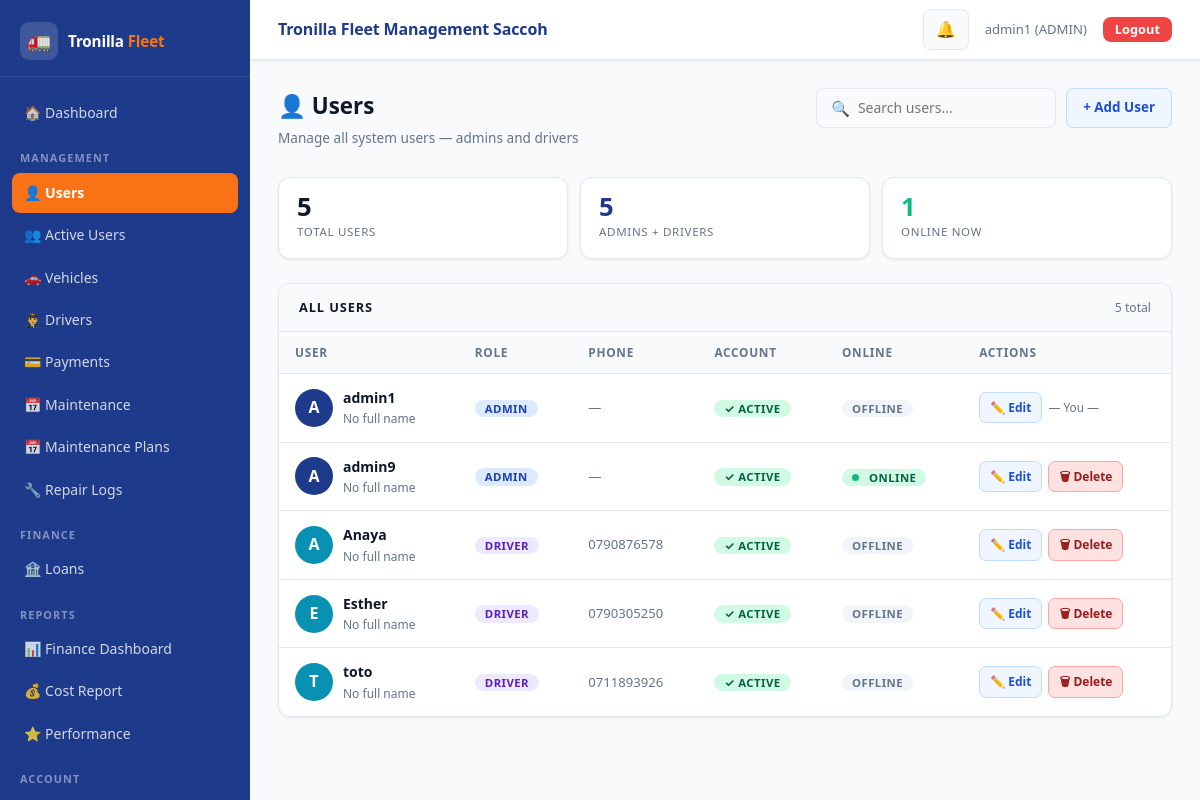
Screenshot of /accounts/users/ (signed in) with the database file from the repository.
### accounts/models.py (models this page shows, shortened)
class User(AbstractUser):
    ROLE_CHOICES = (
        ('ADMIN', 'Admin'),
        ('DRIVER', 'Driver'),
    )
    role = models.CharField(
        max_length=10,
        choices=ROLE_CHOICES,
        default='DRIVER'
    )
    phone_number = models.CharField(
        max_length=15,
        blank=True,
        null=True,
        unique=True
    )
    is_active_driver = models.BooleanField(default=True)

### accounts/views.py (the view)
# urls.py: path('users/',                views.user_list,       name='user_list'),
@admin_required
def user_list(request):
    users = User.objects.all().order_by('role', 'username')
    online_ids = set(
        UserSession.objects.filter(is_active=True).values_list('user_id', flat=True)
    )
    return render(request, 'user_list.html', {
        'users':      users,
        'online_ids': online_ids,
    })

### accounts/permissions.py (called while the page is built)
def admin_required(view_func):
    @wraps(view_func)
    def wrapper(request, *args, **kwargs):
        if request.user.is_authenticated and request.user.role == 'ADMIN':
            response = view_func(request, *args, **kwargs)
            response['Cache-Control'] = 'no-cache, no-store, must-revalidate'
            response['Pragma'] = 'no-cache'
            response['Expires'] = '0'
            return response
        return redirect('login')
    return wrapper

### notifications/context_processors.py (called while the page is built)
def notification_context(request):
    if request.user.is_authenticated:
        notifications = get_user_notifications(request.user)[:10]  # 🔥 limit for navbar
        unread_count = get_unread_count(request.user)
    else:
        notifications = []
        unread_count = 0
    return {
        "notifications": notifications,
        "unread_count": unread_count
    }

### notifications/services.py (called while the page is built)
def get_user_notifications(user):
    return Notification.objects.filter(user=user)

def get_unread_count(user):
    return Notification.objects.filter(
        user=user,
        is_read=False
    ).count()

### accounts/templates/user_list.html (shortened to what this page needs)
{% extends 'base.html' %}
{% block content %}
<div class="page-header">
  <div>
    <div class="page-title">👤 Users</div>
    <div class="page-sub">Manage all system users — admins and drivers</div>
  </div>
  <div style="display:flex;gap:10px;align-items:center;flex-wrap:wrap;">
    <div class="search-bar">
      🔍 <input type="text" id="user-search" placeholder="Search users..." oninput="filterUsers()">
    </div>
    <a href="{% url 'create_user' %}" class="act-btn act-edit" style="padding:8px 16px;font-size:.84rem;">
      + Add User
    </a>
  </div>
</div>
<div class="stat-strip">
  <div class="strip-card">
    <div class="strip-val">{{ users|length }}</div>
    <div class="strip-label">Total Users</div>
  </div>
  <div class="strip-card">
    <div class="strip-val" style="color:#1E3A8A;">
      {{ users|length }}
    </div>
    <div class="strip-label">Admins + Drivers</div>
  </div>
  <div class="strip-card">
    <div class="strip-val" style="color:#10b981;">{{ online_ids|length }}</div>
    <div class="strip-label">Online Now</div>
  </div>
</div>
<div class="table-card">
  <div class="table-card-head">
    <h6>All Users</h6>
    <span style="font-size:.76rem;color:var(--text-muted);">{{ users|length }} total</span>
  </div>
  {% if users %}
  <table id="users-table">
    <thead>
      <tr>
        <th>User</th>
        <th>Role</th>
        <th>Phone</th>
        <th>Account</th>
        <th>Online</th>
        <th>Actions</th>
      </tr>
    </thead>
    <tbody>
      {% for u in users %}
      <tr class="{% if not u.is_active %}blocked-row{% endif %}" data-name="{{ u.username|lower }} {{ u.get_full_name|lower }}">
        <td>
          <div style="display:flex;align-items:center;gap:10px;">
            <div class="avatar {% if not u.is_active %}av-blocked{% elif u.role == 'ADMIN' %}av-admin{% else %}av-driver{% endif %}">
              {{ u.username|first|upper }}
            </div>
            <div>
              <div style="font-weight:700;">{{ u.username }}</div>
              <div style="font-size:.75rem;color:var(--text-muted);">
                {{ u.get_full_name|default:"No full name" }}
              </div>
            </div>
          </div>
        </td>
        <td>
          <span class="badge {% if u.role == 'ADMIN' %}b-admin{% else %}b-driver{% endif %}">
            {{ u.role }}
          </span>
        </td>
        <td style="font-size:.82rem;color:var(--text-muted);">
          {{ u.phone_number|default:"—" }}
        </td>
        <td>
          {% if u.is_active %}
            <span class="badge b-active">✓ Active</span>
          {% else %}
            <span class="badge b-blocked">✕ Blocked</span>
          {% endif %}
        </td>
        <td>
          {% if u.id in online_ids %}
            <span class="badge b-online"><span class="live-dot"></span> Online</span>
          {% else %}
            <span class="badge b-offline">Offline</span>
          {% endif %}
        </td>
        <td>
          <div class="actions-wrap">
            <a href="{% url 'edit_user' u.pk %}" class="act-btn act-edit">✏️ Edit</a>
            {% if u != request.user %}
              <a href="{% url 'delete_user' u.pk %}" class="act-btn act-delete">🗑 Delete</a>
            {% else %}
              <span style="font-size:.74rem;color:var(--text-muted);">— You —</span>
            {% endif %}
          </div>
        </td>
      </tr>
      {% endfor %}
    </tbody>
  </table>
  {% else %}
    <div class="empty-state">
      <div class="ei">👤</div>
      No users yet. <a href="{% url 'create_user' %}">Add the first one →</a>
    </div>
  {% endif %}
</div>
{% endblock %}

### accounts/templates/base.html (shortened to what this page needs)
<!DOCTYPE html>
<html lang="en">
{% load static %}
<head>
  <link href="https://cdn.jsdelivr.net/npm/bootstrap@5.3.0/dist/css/bootstrap.min.css" rel="stylesheet">
  <link rel="stylesheet" href="{% static 'css/style.css' %}">
</head>
<body>
<div class="layout-wrap">
  <aside class="sidebar" id="sidebar">
    <div class="sidebar-brand">
      <div class="brand-icon">🚛</div>
      <div class="brand-name">Tronilla <span>Fleet</span></div>
    </div>
    <nav class="sidebar-nav" onclick="handleNavClick(event)">
      {% if request.user.is_authenticated %}
        <a href="{% if request.user.role == 'ADMIN' %}{% url 'admin_dashboard' %}{% else %}{% url 'driver_dashboard' %}{% endif %}">
          🏠 Dashboard
        </a>
        {% if request.user.role == 'ADMIN' %}
          <div class="sidebar-section-label">Management</div>
          <a href="{% url 'user_list' %}">👤 Users</a>
          <a href="{% url 'active_users' %}">👥 Active Users</a>
          <a href="{% url 'vehicle_list' %}">🚗 Vehicles</a>
          <a href="{% url 'driver_list' %}">👨‍✈️ Drivers</a>
          <a href="{% url 'admin_payment_list' %}">💳 Payments</a>
          <a href="{% url 'schedule_list' %}">📅 Maintenance</a>
          <a href="{% url 'maintenance_plans' %}">📅 Maintenance Plans</a>
          <a href="{% url 'repair_logs' %}">🔧 Repair Logs</a>
          <div class="sidebar-section-label">Finance</div>
          <a href="{% url 'loan_list' %}">🏦 Loans</a>
          <div class="sidebar-section-label">Reports</div>
          <a href="{% url 'dashboard' %}">📊 Finance Dashboard</a>
          <a href="{% url 'cost_report' %}">💰 Cost Report</a>
          <a href="{% url 'performance_report' %}">⭐ Performance</a>
        {% endif %}
        <div class="sidebar-section-label">Account</div>
        <a href="{% url 'logout' %}" style="color:#fca5a5;">🚪 Logout</a>
      {% endif %}
    </nav>
  </aside>
  <div class="main-wrap">
    <header class="topbar">
      <div class="topbar-title">Tronilla Fleet Management Saccoh</div>
      <div class="topbar-right">
        {% if request.user.is_authenticated %}
          <div style="position:relative;">
            <button class="notif-btn" id="notif-toggle">
              🔔
            </button>
          </div>
          <span class="topbar-user">{{ request.user.username }} ({{ request.user.role }})</span>
          <a href="{% url 'logout' %}" class="btn btn-danger btn-sm d-md-inline-flex">Logout</a>
        {% endif %}
      </div>
    </header>
    <div class="page-content">
      {% block content %}{% endblock %}
    </div>
  </div>
</div>
</body>
</html>

### accounts/templates/user_list.html (style rules this page uses)
:root { --radius:12px; --border:#e2e8f0; --surface:#fff; --surface-2:#f8fafc; --text-main:#0f172a; --text-muted:#64748b; --blue:#1E3A8A; --orange:#F97316; --shadow-sm:0 1px 3px rgba(0,0,0,.08); --shadow-md:0 4px 16px rgba(0,0,0,.09); }
.page-header { display:flex; justify-content:space-between; align-items:flex-start; margin-bottom:28px; flex-wrap:wrap; gap:12px; }
.page-title { font-size:1.4rem; font-weight:800; color:var(--text-main); margin:0; }
.page-sub { font-size:.85rem; color:var(--text-muted); margin-top:3px; }
.stat-strip { display:grid; grid-template-columns:repeat(auto-fit,minmax(140px,1fr)); gap:12px; margin-bottom:24px; }
.strip-card { background:var(--surface); border:1px solid var(--border); border-radius:var(--radius); padding:16px 18px; box-shadow:var(--shadow-sm); }
.strip-val { font-size:1.6rem; font-weight:800; color:var(--text-main); line-height:1; }
.strip-label { font-size:.72rem; color:var(--text-muted); text-transform:uppercase; letter-spacing:.06em; margin-top:4px; }
.table-card { background:var(--surface); border:1px solid var(--border); border-radius:var(--radius); box-shadow:var(--shadow-sm); overflow:hidden; }
.table-card-head { padding:14px 20px; border-bottom:1px solid var(--border); background:var(--surface-2); display:flex; align-items:center; justify-content:space-between; }
.table-card-head h6 { font-weight:700; font-size:.8rem; text-transform:uppercase; letter-spacing:.07em; color:var(--text-main); margin:0; }
table { width:100%; border-collapse:collapse; font-size:.875rem; }
thead th { padding:11px 16px; background:var(--surface-2); border-bottom:1px solid var(--border); font-size:.73rem; text-transform:uppercase; letter-spacing:.06em; color:var(--text-muted); font-weight:600; text-align:left; white-space:nowrap; }
tbody td { padding:13px 16px; border-bottom:1px solid var(--border); vertical-align:middle; }
tbody tr:last-child td { border-bottom:none; }
.avatar { width:38px; height:38px; border-radius:50%; display:flex; align-items:center; justify-content:center; font-size:1rem; font-weight:800; color:#fff; flex-shrink:0; }
.av-admin { background:var(--blue); }
.av-driver { background:#0891b2; }
.badge { display:inline-flex; align-items:center; gap:4px; padding:3px 10px; border-radius:99px; font-size:.71rem; font-weight:700; letter-spacing:.04em; text-transform:uppercase; }
.b-admin { background:#dbeafe; color:#1e40af; }
.b-driver { background:#ede9fe; color:#5b21b6; }
.b-online { background:#d1fae5; color:#065f46; }
.b-offline { background:#f1f5f9; color:#64748b; }
.b-active { background:#d1fae5; color:#065f46; }
.live-dot { display:inline-block; width:7px; height:7px; border-radius:50%; background:#10b981; animation:blink 1.5s infinite; }
.act-btn { display:inline-flex; align-items:center; gap:4px; padding:5px 10px; border-radius:7px; border:1px solid transparent; font-size:.75rem; font-weight:600; cursor:pointer; text-decoration:none; transition:opacity .15s, transform .15s; white-space:nowrap; background:none; }
.act-edit { background:#eff6ff; color:#1d4ed8; border-color:#bfdbfe; }
.act-delete { background:#fee2e2; color:#991b1b; border-color:#fca5a5; }
.actions-wrap { display:flex; gap:6px; flex-wrap:wrap; align-items:center; }
.search-bar { display:flex; align-items:center; gap:8px; background:var(--surface-2); border:1px solid var(--border); border-radius:8px; padding:7px 14px; width:240px; }
.search-bar input { border:none; background:transparent; outline:none; font-size:.875rem; color:var(--text-main); width:100%; }

### rows the page displays
User: user.username "admin1", user.role "ADMIN", username|first "A", username "admin1", get_full_name "No full name", role "ADMIN", phone_number "—", is_active "✓ ACTIVE", shows "OFFLINE", shows "— You —"
User: username|first "A", username "admin9", get_full_name "No full name", role "ADMIN", phone_number "—", is_active "✓ ACTIVE", shows "ONLINE", shows "🗑 Delete"
User: username|first "A", username "Anaya", get_full_name "No full name", role "DRIVER", phone_number "0790876578", is_active "✓ ACTIVE", shows "OFFLINE", shows "🗑 Delete"
User: username|first "E", username "Esther", get_full_name "No full name", role "DRIVER", phone_number "0790305250", is_active "✓ ACTIVE", shows "OFFLINE", shows "🗑 Delete"
User: username|first "T", username "toto", get_full_name "No full name", role "DRIVER", phone_number "0711893926", is_active "✓ ACTIVE", shows "OFFLINE", shows "🗑 Delete"

### other values shown
{{ users|length }} "5"
{{ online_ids|length }} "1"
